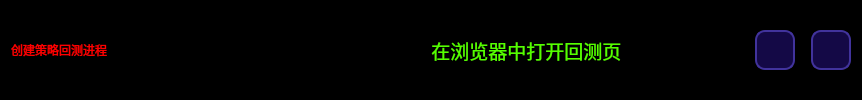
       <widget class="QFrame" name="frame_2">
        <property name="minimumSize">
         <size>
          <width>0</width>
          <height>40</height>
         </size>
        </property>
        <property name="styleSheet">
         <string notr="true">QFrame {
	background-color: rgb(0, 0, 0);
	border: none;
	
	border-radius: 20px;
}

</string>
        </property>
        <property name="frameShape">
         <enum>QFrame::StyledPanel</enum>
        </property>
        <property name="frameShadow">
         <enum>QFrame::Raised</enum>
        </property>
        <layout class="QHBoxLayout" name="horizontalLayout_2">
         <item>
          <widget class="QLabel" name="label_tital_6">
           <property name="minimumSize">
            <size>
             <width>0</width>
             <height>50</height>
            </size>
           </property>
           <property name="maximumSize">
            <size>
             <width>16777215</width>
             <height>50</height>
            </size>
           </property>
           <property name="styleSheet">
            <string notr="true">font: 700 20pt &quot;等线&quot;;
color: rgb(255, 0, 0);
border: none;</string>
           </property>
           <property name="text">
            <string>创建策略回测进程</string>
           </property>
          </widget>
         </item>
         <item>
          <spacer name="horizontalSpacer_3">
           <property name="orientation">
            <enum>Qt::Horizontal</enum>
           </property>
           <property name="sizeHint" stdset="0">
            <size>
             <width>40</width>
             <height>20</height>
            </size>
           </property>
          </spacer>
         </item>
         <item>
          <widget class="QLabel" name="label_info">
           <property name="minimumSize">
            <size>
             <width>200</width>
             <height>0</height>
            </size>
           </property>
           <property name="styleSheet">
            <string notr="true">font: 700 16pt &quot;等线&quot;;
color: rgb(0, 255, 0);
border: none;</string>
           </property>
           <property name="text">
            <string/>
           </property>
          </widget>
         </item>
         <item>
          <spacer name="horizontalSpacer">
           <property name="orientation">
            <enum>Qt::Horizontal</enum>
           </property>
           <property name="sizeHint" stdset="0">
            <size>
             <width>40</width>
             <height>20</height>
            </size>
           </property>
          </spacer>
         </item>
         <item>
          <widget class="QPushButton" name="Btn_open_with_chrome">
           <property name="minimumSize">
            <size>
             <width>250</width>
             <height>30</height>
            </size>
           </property>
           <property name="maximumSize">
            <size>
             <width>300</width>
             <height>30</height>
            </size>
           </property>
           <property name="font">
            <font>
             <family>等线</family>
             <pointsize>14</pointsize>
             <italic>false</italic>
             <bold>false</bold>
            </font>
           </property>
           <property name="styleSheet">
            <string notr="true">QPushButton {
	border: none;
	background-color: rgba(40, 40, 70, 0);
	color: rgb(85, 255, 0);
	
	font: 14pt &quot;等线&quot;;
	border-radius: 13px;
}

QPushButton:hover {
	border-left: 3px solid rgb(255, 85, 0);
	border-right: 3px solid rgb(255, 85, 0);
}

QPushButton:pressed {
	background-color: rgb(25, 25, 25);
}</string>
           </property>
           <property name="text">
            <string> 在浏览器中打开回测页</string>
           </property>
           <property name="icon">
            <iconset resource="resource.qrc">
             <normaloff>:/图标/icons/chrome.svg</normaloff>:/图标/icons/chrome.svg</iconset>
           </property>
           <property name="iconSize">
            <size>
             <width>25</width>
             <height>25</height>
            </size>
           </property>
          </widget>
         </item>
         <item>
          <spacer name="horizontalSpacer_2">
           <property name="orientation">
            <enum>Qt::Horizontal</enum>
           </property>
           <property name="sizeType">
            <enum>QSizePolicy::Fixed</enum>
           </property>
           <property name="sizeHint" stdset="0">
            <size>
             <width>100</width>
             <height>20</height>
            </size>
           </property>
          </spacer>
         </item>
         <item>
          <widget class="QPushButton" name="Btn_min_window">
           <property name="minimumSize">
            <size>
             <width>40</width>
             <height>40</height>
            </size>
           </property>
           <property name="maximumSize">
            <size>
             <width>40</width>
             <height>40</height>
            </size>
           </property>
           <property name="styleSheet">
            <string notr="true">QPushButton {
	border: 2px solid rgb(65, 51, 156);
	border-radius: 10px;
	background-color: rgb(20, 9, 70);
	text-align: center;
}

QPushButton:hover {
	background-color: rgb(31, 31, 50);
	border: 2px solid rgb(255, 85, 0);
}

QPushButton:pressed {
	background-color: rgb(21, 21, 21)
}</string>
           </property>
           <property name="text">
            <string/>
           </property>
           <property name="icon">
            <iconset resource="resource.qrc">
             <normaloff>:/图标/icons/最小化.svg</normaloff>:/图标/icons/最小化.svg</iconset>
           </property>
           <property name="iconSize">
            <size>
             <width>30</width>
             <height>30</height>
            </size>
           </property>
          </widget>
         </item>
         <item>
          <spacer name="horizontalSpacer_4">
           <property name="orientation">
            <enum>Qt::Horizontal</enum>
           </property>
           <property name="sizeType">
            <enum>QSizePolicy::Fixed</enum>
           </property>
           <property name="sizeHint" stdset="0">
            <size>
             <width>10</width>
             <height>20</height>
            </size>
           </property>
          </spacer>
         </item>
         <item>
          <widget class="QPushButton" name="Btn_close_window">
           <property name="minimumSize">
            <size>
             <width>40</width>
             <height>40</height>
            </size>
           </property>
           <property name="maximumSize">
            <size>
             <width>40</width>
             <height>40</height>
            </size>
           </property>
           <property name="styleSheet">
            <string notr="true">QPushButton {
	border: 2px solid rgb(65, 51, 156);
	border-radius: 10px;
	background-color: rgb(20, 9, 70);
	text-align: center;
}

QPushButton:hover {
	background-color: rgb(31, 31, 50);
	border: 2px solid rgb(255, 85, 0);
}

QPushButton:pressed {
	background-color: rgb(21, 21, 21)
}</string>
           </property>
           <property name="text">
            <string/>
           </property>
           <property name="icon">
            <iconset resource="resource.qrc">
             <normaloff>:/图标/icons/关闭.svg</normaloff>:/图标/icons/关闭.svg</iconset>
           </property>
           <property name="iconSize">
            <size>
             <width>35</width>
             <height>35</height>
            </size>
           </property>
          </widget>
         </item>
        </layout>
       </widget>
